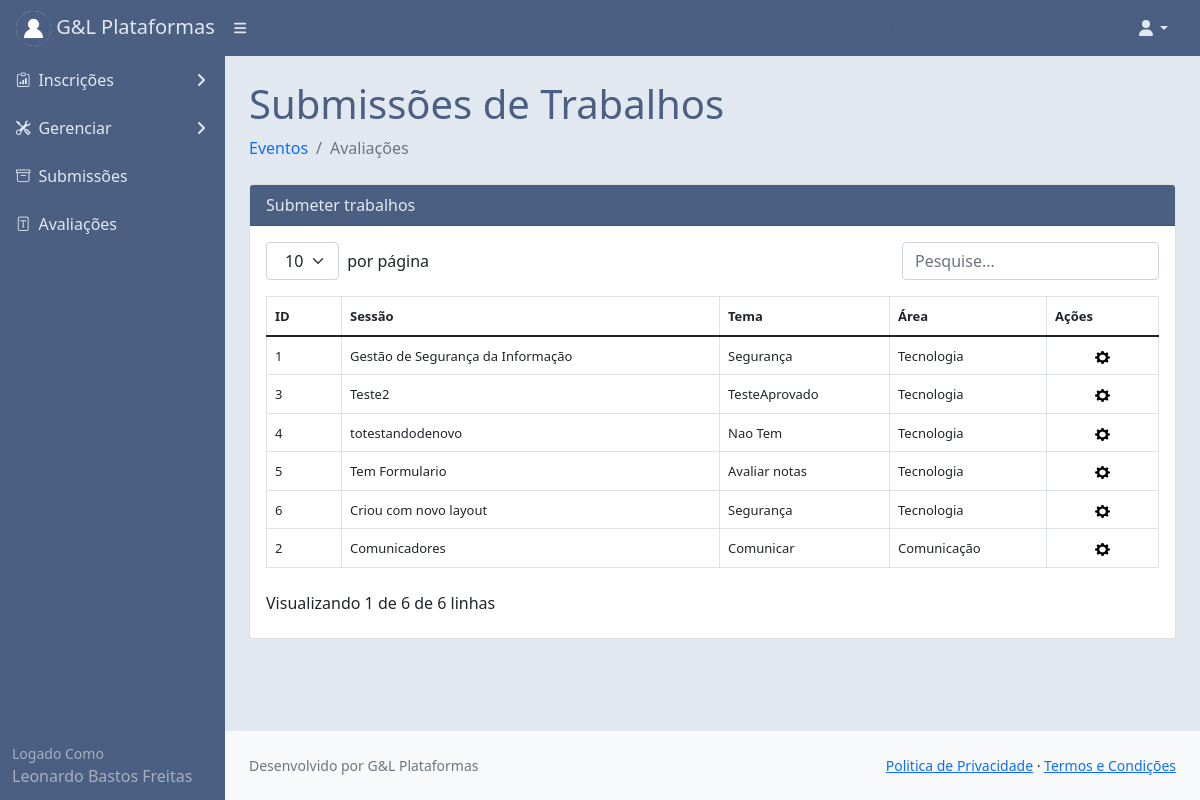
/submissoes/ (signed in), run on an earlier commit of the app's database.
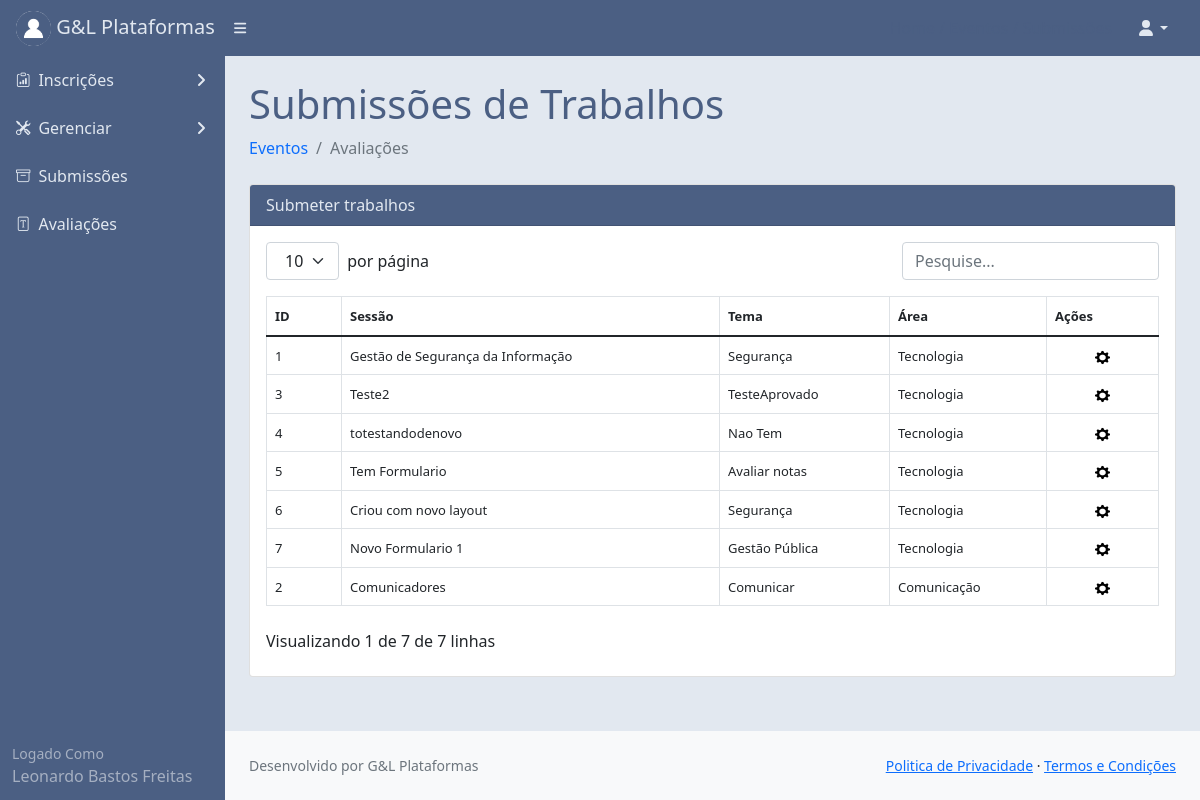
And on a later commit of the database.
### core/models.py (models this page shows)
class Usuariocd(models.Model):
    cpf = models.CharField(max_length=11)
    nome = models.CharField(max_length=300)
    cep = models.CharField(max_length=8)
    nascimento = models.DateField()
    email = models.EmailField()
    endereco = models.CharField(max_length=500)
    cidade = models.CharField(max_length=150)
    bairro = models.CharField(max_length=150)
    pais = models.CharField(max_length=150)
    instituicao = models.CharField(max_length=150)
    cmp = models.CharField(max_length=3)
    categ = models.CharField(max_length=150)
    cinfo = models.CharField(max_length=3)
    gestor_plataforma = models.CharField(max_length=3)
    autor = models.CharField(max_length=3)
    avaliador = models.CharField(max_length=3)
    lider = models.CharField(max_length=3)
    id_usuario = models.BigIntegerField()
    contato = models.BigIntegerField(null=True)
    perfil = models.FileField(upload_to='')

class Sessoes(models.Model):
    data_criacao = models.DateTimeField(auto_now=True)
    nome = models.CharField(max_length=150)
    descricao = models.CharField(max_length=150)
    lider = models.CharField(max_length=150)
    tema = models.CharField(max_length=150)
    formulario = models.BigIntegerField()
    id_evento= models.BigIntegerField()

class Evento(models.Model):
    nome = models.CharField(max_length=150)
    cidade = models.CharField(max_length=150)
    estado = models.CharField(max_length=5)
    data_evento = models.DateTimeField()
    modalidade = models.CharField(max_length=150)
    status = models.CharField(max_length=30)
    data_criacao = models.DateTimeField(auto_now=True)
    logo = models.FileField(upload_to='')
    def get_data_evento(self):
        return self.data_evento.strftime('%d/%m/%Y às %H:%M')

### core/views.py (the view)
# urls.py: path('submissoes/', views.submissoes),
@login_required(login_url='/login/')
def submissoes(request):
    meuid = User.objects.filter(username=request.user)
    for m in meuid:
        mid = m.id
    usuarios = Usuariocd.objects.filter(id_usuario=mid)
    eventos = Evento.objects.filter(status='andamento')
    sessao = Sessoes.objects.all()
    dados = {'eventos': eventos,
             'usuarios': usuarios,
             'sessao':sessao}
    return render(request, 'submissoes.html', dados)

### templates/submissoes.html (shortened to what this page needs)
{% extends 'base.html' %}
{% load static %}
{% block content %}
<div id="layoutSidenav_content" style="background:#e2e8f0;">
                <main>
                    <div class="container-fluid px-4">
                        <h1 class="mt-4" style="color:#4B5F83;">Submissões de Trabalhos</h1>
                        <ol class="breadcrumb mb-4">
                            <li class="breadcrumb-item">
                                <a href="#" style="text-decoration:none;">Eventos</a></li>
                            <li class="breadcrumb-item active">Avaliações</li>
                        </ol>
                                <p class="mb-0">
                                  <div class="card">
                                 <div class="card-header" style="background:#4B5F83;color:#e2e8f0;">
                                     Submeter trabalhos
                                 </div>
                                <div class="card-body">
                                  <table class="table " id="datatablesSimple">
                                    <thead>
                                        <tr>
                                             <th><font size="2px">ID</font></th>
                                            <th><font size="2px">Sessão</font></th>
                                            <th><font size="2px">Tema</font></th>
                                            <th><font size="2px">Área</font></th>
                                            <th><font size="2px">Ações</font></th>
                                        </tr>
                                    </thead>
                                    <tbody>
                                            {% for eventos in eventos %}
                                            {% for sessao in sessao %}
                                            {% if sessao.id_evento == eventos.id %}
                                                                                 <tr>
                                             <td><font size="2px">{{sessao.id}}</font></td>
                                            <td><font size="2px">{{ sessao.nome }}  </font></td>
                                            <td><font size="2px">{{sessao.tema}}</font></td>
                                            <td><font size="2px">{{eventos.modalidade}}  </font></td>
                                            <td align="center"><font size="2px">
                                                <a type="button"
                                                  data-toggle="modal"
                                                  data-target="#modalacao{{sessao.id}}"
                                                  >
                                              <img width="15" height="15"
                                                    src={% static "assets/img/engrenagem.png" %} />
                                                </a>
                                            </font></td>
                                        </tr>
                                                 {% endif %}
                                            {% endfor %}
                                                {% endfor %}
                                    </tbody>
                                </table>
                                    </div>
                        </div>
                                </p>
                    </div>
                </main>
                <footer class="py-4 bg-light mt-auto">
                    <div class="container-fluid px-4">
                        <div class="d-flex align-items-center justify-content-between small">
                            <div class="text-muted">Desenvolvido por G&L Plataformas</div>
                            <div>
                                <a href="#">Politica de Privacidade</a>
                                &middot;
                                <a href="#">Termos e Condições</a>
                            </div>
                        </div>
                    </div>
                </footer>
            </div>
        </div>
{% endblock %}

### templates/base.html (shortened to what this page needs)
{% load static %}
<!DOCTYPE html>
<html lang="pt-br">
    <head>
        <link href={% static "css/styles.css" %} rel="stylesheet" />
        <link href={% static "css/step.css" %} rel="stylesheet" />
        <link href={% static "css/gira.css" %} rel="stylesheet" />
        <link rel="stylesheet" href="https://cdn.jsdelivr.net/npm/bootstrap-icons@1.3.0/font/bootstrap-icons.css">
    </head>
    <body>
        <nav class="sb-topnav navbar navbar-expand navbar-dark" style="background:#4B5F83;">
            <a class="navbar-brand ps-3" href="#" style="color:#e2e8f0;">
                {% for usuarios in usuarios %}
                <img src="/media/{{usuarios.perfil}}"
                     alt="Admin"
                     class="rounded-circle"
                     width="35" height="35"> G&L Plataformas
                {% endfor %}
            </a>
            <button class="btn btn-link btn-sm order-1 order-lg-0 me-4 me-lg-0" id="sidebarToggle" href="#!"><i class="fas fa-bars" style="color:#e2e8f0;"></i></button>
            <form class="d-none d-md-inline-block form-inline ms-auto me-0 me-md-3 my-2 my-md-0">
                <a href="#" style="text-decoration:none; color:#4B5F83;">
                </a>
                <a href="#" style="text-decoration:none; color:#4B5F83;">
                </a>
                <a href="/submissoes/" style="text-decoration:none; color:#4B5F83;">
                </a>
            </form>
            <ul class="navbar-nav ms-auto ms-md-0 me-3 me-lg-4">
                <li class="nav-item dropdown">
                    <a class="nav-link dropdown-toggle" id="navbarDropdown" href="#" role="button" data-bs-toggle="dropdown" aria-expanded="false" style="color:#e2e8f0;"><i class="fas fa-user fa-fw"></i></a>
                </li>
            </ul>
        </nav>
        <div id="layoutSidenav">
            <div id="layoutSidenav_nav" >
                <nav class="sb-sidenav accordion sb-sidenav-dark" id="sidenavAccordion" >
                    <div class="sb-sidenav-menu" style="background:#4B5F83;">
                        <div class="nav">
                             <a class="nav-link collapsed" href="#" data-bs-toggle="collapse" data-bs-target="#pagesCollapseAuth" aria-expanded="false" aria-controls="pagesCollapseAuth">
                                        <div class="sb-nav-link-icon" style="color:#e2e8f0;"><i class="bi bi-clipboard-data"></i></div>
                                        <div style="color:#e2e8f0;">Inscrições</div>
                                        <div class="sb-sidenav-collapse-arrow" style="color:#e2e8f0;"><i class="fas fa-angle-down"></i></div>
                                    </a>
                            {% for usuarios in usuarios %}
                            {% if usuarios.gestor_plataforma == 'sim' %}
                            <a class="nav-link collapsed" href="#" data-bs-toggle="collapse" data-bs-target="#collapsePages" aria-expanded="false" aria-controls="collapsePages">
                                <div class="sb-nav-link-icon" style="color:#e2e8f0;"><i class="bi bi-tools"></i></div>
                                <div style="color:#e2e8f0;">Gerenciar</div>
                                <div class="sb-sidenav-collapse-arrow" style="color:#e2e8f0;"><i class="fas fa-angle-down"></i></div>
                            </a>
                            {% endif %}
                            {% endfor %}
                            <a class="nav-link" href="/submetidos/" style="color:#e2e8f0;">
                                <div class="sb-nav-link-icon" style="color:#e2e8f0;"><i class="bi bi-archive"></i></div>
                                <div style="color:#e2e8f0;">Submissões</div>
                            </a>
                            {% for usuarios in usuarios %}
                            {% if usuarios.avaliador == 'sim' %}
                            <a class="nav-link" href="/avaliartrabalho/" style="color:#e2e8f0;">
                                <div class="sb-nav-link-icon" style="color:#e2e8f0;"><i class="bi bi-file-font"></i></div>
                                <div style="color:#e2e8f0;">Avaliações</div>
                            </a>
                            {% endif %}
                            {% endfor %}
                        </div>
                    </div>
                    <div class="sb-sidenav-footer" style="background:#4B5F83;">
                        <div class="small" >Logado Como</div>
                        {% for usuarios in usuarios %}
                        {{usuarios.nome}}
                        {% endfor %}
                    </div>
                </nav>
            </div>
{% block content %}{% endblock %}
    </body>
</html>

### static/css/step.css (style rules this page uses)
:root { --prm-color: #0381ff; --prm-gray:#4B5F83; }

What changed in the data, as far as the page shows it:
added Sessoes: id "7", nome "Novo Formulario 1", tema "Gestão Pública", {{ eventos.modalidade }} "Tecnologia", id_evento 4 (drawn), shown under Evento "Tecnologia"
Also different on the page:
text written by a page script: "por página Visualizando 1 de 6 de 6 linhas" → "por página Visualizando 1 de 7 de 7 linhas"
